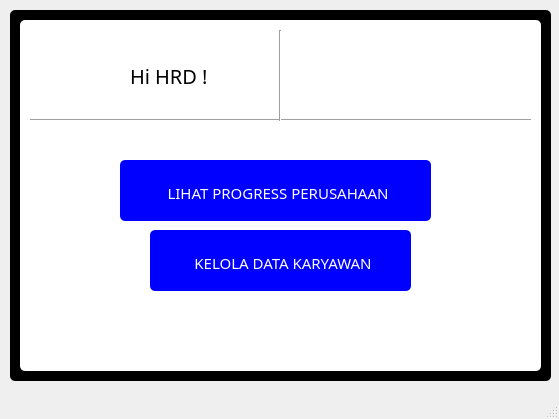
<?xml version="1.0" encoding="UTF-8"?>
<ui version="4.0">
 <class>MainWindow</class>
 <widget class="QMainWindow" name="MainWindow">
  <property name="geometry">
   <rect>
    <x>0</x>
    <y>0</y>
    <width>559</width>
    <height>419</height>
   </rect>
  </property>
  <property name="windowTitle">
   <string>MainWindow</string>
  </property>
  <widget class="QWidget" name="centralwidget">
   <widget class="QLabel" name="label">
    <property name="geometry">
     <rect>
      <x>110</x>
      <y>-20</y>
      <width>331</width>
      <height>261</height>
     </rect>
    </property>
    <property name="font">
     <font>
      <pointsize>15</pointsize>
     </font>
    </property>
    <property name="text">
     <string/>
    </property>
    <property name="pixmap">
     <pixmap>../../../asus/OneDrive/Gambar/20240507_201132_0000-removebg-preview.png</pixmap>
    </property>
    <property name="scaledContents">
     <bool>true</bool>
    </property>
   </widget>
   <widget class="QLabel" name="label_4">
    <property name="geometry">
     <rect>
      <x>10</x>
      <y>10</y>
      <width>541</width>
      <height>371</height>
     </rect>
    </property>
    <property name="styleSheet">
     <string notr="true">background-color: qlinergradient(spread:pad, x1:0, y1:0, 505682, x2:1, y2:0.477, stop:0 rgba(11, 131, 120, 219), stop:1 rgba(85,98,112,226));
color : rgb(255, 255, 255);
border-radius:5px;

background-color: qlinergradient(spread:pad, x1:0, y1:0, 505682, x2:1, y2:0.477, stop:0 rgba(11, 123, 111, 219), stop:1 rgba(85,81,84,226));

padding-left:5px;
padding-top:5px;
background-color:black;
</string>
    </property>
    <property name="text">
     <string/>
    </property>
   </widget>
   <widget class="QPushButton" name="pushButton">
    <property name="geometry">
     <rect>
      <x>120</x>
      <y>160</y>
      <width>311</width>
      <height>61</height>
     </rect>
    </property>
    <property name="font">
     <font>
      <family>Sitka Text</family>
      <pointsize>11</pointsize>
     </font>
    </property>
    <property name="styleSheet">
     <string notr="true">background-color: qlinergradient(spread:pad, x1:0, y1:0, 505682, x2:1, y2:0.477, stop:0 rgba(11, 131, 120, 219), stop:1 rgba(85,98,112,226));
color : rgb(255, 255, 255);
border-radius:5px;

background-color: qlinergradient(spread:pad, x1:0, y1:0, 505682, x2:1, y2:0.477, stop:0 rgba(11, 123, 111, 219), stop:1 rgba(85,81,84,226));

padding-left:5px;
padding-top:5px;
background-color:blue;
</string>
    </property>
    <property name="text">
     <string>LIHAT PROGRESS PERUSAHAAN</string>
    </property>
    <property name="icon">
     <iconset>
      <normaloff>../../../asus/OneDrive/Gambar/UTS pak opan/data-removebg-preview.png</normaloff>../../../asus/OneDrive/Gambar/UTS pak opan/data-removebg-preview.png</iconset>
    </property>
    <property name="iconSize">
     <size>
      <width>50</width>
      <height>50</height>
     </size>
    </property>
   </widget>
   <widget class="QPushButton" name="pushButton_2">
    <property name="geometry">
     <rect>
      <x>150</x>
      <y>230</y>
      <width>261</width>
      <height>61</height>
     </rect>
    </property>
    <property name="font">
     <font>
      <family>Sitka Text</family>
      <pointsize>11</pointsize>
     </font>
    </property>
    <property name="styleSheet">
     <string notr="true">background-color: qlinergradient(spread:pad, x1:0, y1:0, 505682, x2:1, y2:0.477, stop:0 rgba(11, 131, 120, 219), stop:1 rgba(85,98,112,226));
color : rgb(255, 255, 255);
border-radius:5px;

background-color: qlinergradient(spread:pad, x1:0, y1:0, 505682, x2:1, y2:0.477, stop:0 rgba(11, 123, 111, 219), stop:1 rgba(85,81,84,226));

padding-left:5px;
padding-top:5px;
background-color:blue;
</string>
    </property>
    <property name="text">
     <string>KELOLA DATA KARYAWAN</string>
    </property>
    <property name="icon">
     <iconset>
      <normaloff>../../../asus/OneDrive/Gambar/UTS pak opan/user-removebg-preview.png</normaloff>../../../asus/OneDrive/Gambar/UTS pak opan/user-removebg-preview.png</iconset>
    </property>
    <property name="iconSize">
     <size>
      <width>50</width>
      <height>50</height>
     </size>
    </property>
   </widget>
   <widget class="QLabel" name="label_5">
    <property name="geometry">
     <rect>
      <x>20</x>
      <y>20</y>
      <width>521</width>
      <height>351</height>
     </rect>
    </property>
    <property name="styleSheet">
     <string notr="true">background-color: qlinergradient(spread:pad, x1:0, y1:0, 505682, x2:1, y2:0.477, stop:0 rgba(11, 131, 120, 219), stop:1 rgba(85,98,112,226));
color : rgb(255, 255, 255);
border-radius:5px;

background-color: qlinergradient(spread:pad, x1:0, y1:0, 505682, x2:1, y2:0.477, stop:0 rgba(11, 123, 111, 219), stop:1 rgba(85,81,84,226));

padding-left:5px;
padding-top:5px;
background-color:white;
</string>
    </property>
    <property name="text">
     <string/>
    </property>
   </widget>
   <widget class="QLabel" name="label_2">
    <property name="geometry">
     <rect>
      <x>130</x>
      <y>50</y>
      <width>91</width>
      <height>51</height>
     </rect>
    </property>
    <property name="font">
     <font>
      <family>Trebuchet MS</family>
      <pointsize>15</pointsize>
     </font>
    </property>
    <property name="text">
     <string>Hi HRD !</string>
    </property>
   </widget>
   <widget class="QLabel" name="label_3">
    <property name="geometry">
     <rect>
      <x>50</x>
      <y>40</y>
      <width>71</width>
      <height>61</height>
     </rect>
    </property>
    <property name="text">
     <string/>
    </property>
    <property name="pixmap">
     <pixmap>../../../asus/OneDrive/Gambar/UTS pak opan/OIP-removebg-preview.png</pixmap>
    </property>
    <property name="scaledContents">
     <bool>true</bool>
    </property>
   </widget>
   <widget class="QLabel" name="label_6">
    <property name="geometry">
     <rect>
      <x>330</x>
      <y>10</y>
      <width>171</width>
      <height>131</height>
     </rect>
    </property>
    <property name="text">
     <string/>
    </property>
    <property name="pixmap">
     <pixmap>../../../asus/OneDrive/Gambar/UTS pak opan/20240507_201132_0000-removebg-preview.png</pixmap>
    </property>
    <property name="scaledContents">
     <bool>true</bool>
    </property>
   </widget>
   <widget class="Line" name="line">
    <property name="geometry">
     <rect>
      <x>30</x>
      <y>110</y>
      <width>501</width>
      <height>20</height>
     </rect>
    </property>
    <property name="orientation">
     <enum>Qt::Horizontal</enum>
    </property>
   </widget>
   <widget class="Line" name="line_2">
    <property name="geometry">
     <rect>
      <x>30</x>
      <y>30</y>
      <width>501</width>
      <height>91</height>
     </rect>
    </property>
    <property name="orientation">
     <enum>Qt::Vertical</enum>
    </property>
   </widget>
   <zorder>label_4</zorder>
   <zorder>label_5</zorder>
   <zorder>label</zorder>
   <zorder>pushButton</zorder>
   <zorder>pushButton_2</zorder>
   <zorder>label_2</zorder>
   <zorder>label_3</zorder>
   <zorder>label_6</zorder>
   <zorder>line</zorder>
   <zorder>line_2</zorder>
  </widget>
  <widget class="QStatusBar" name="statusbar"/>
 </widget>
 <resources/>
 <connections/>
</ui>
